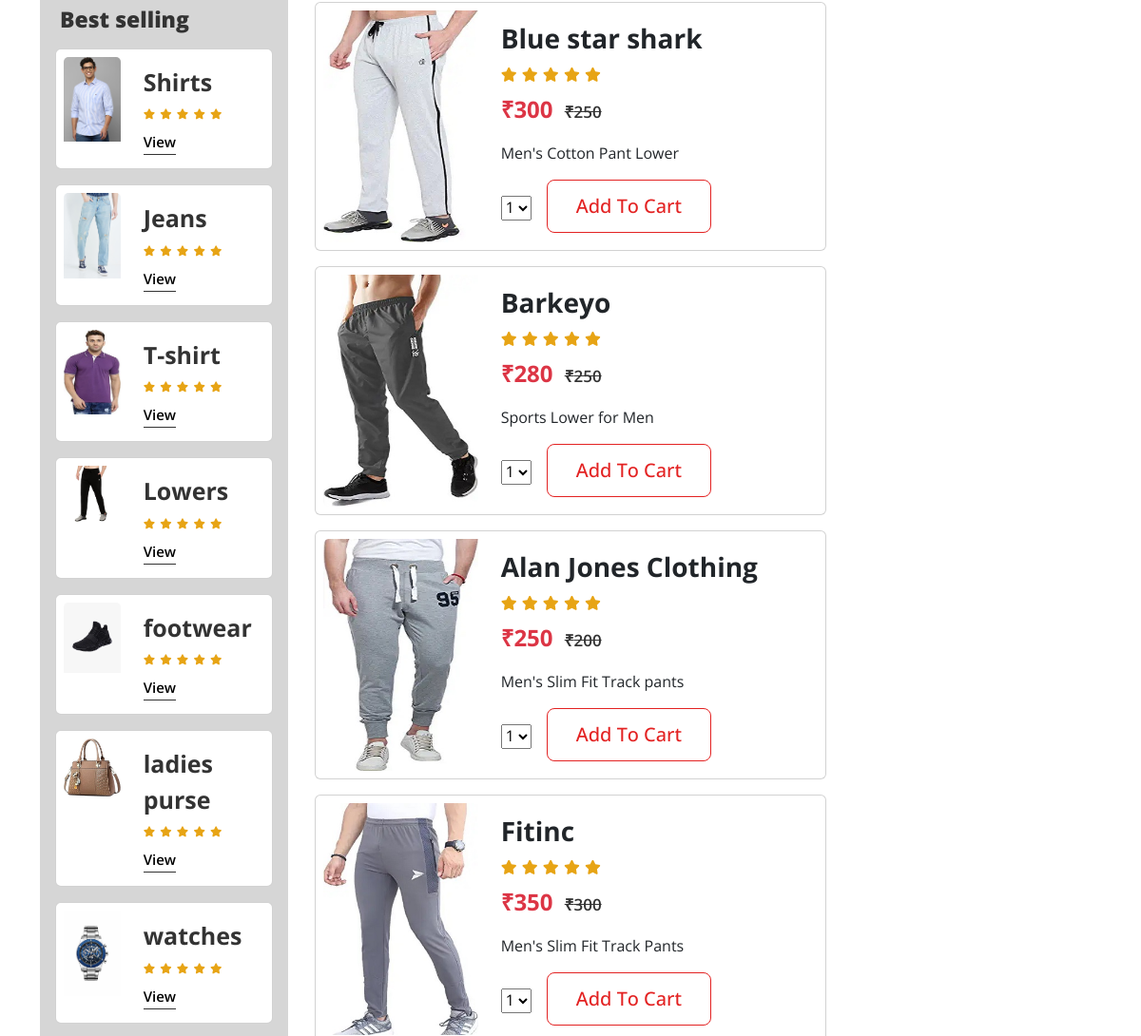
The page /shopping/ (middle part) on the database as committed earlier.
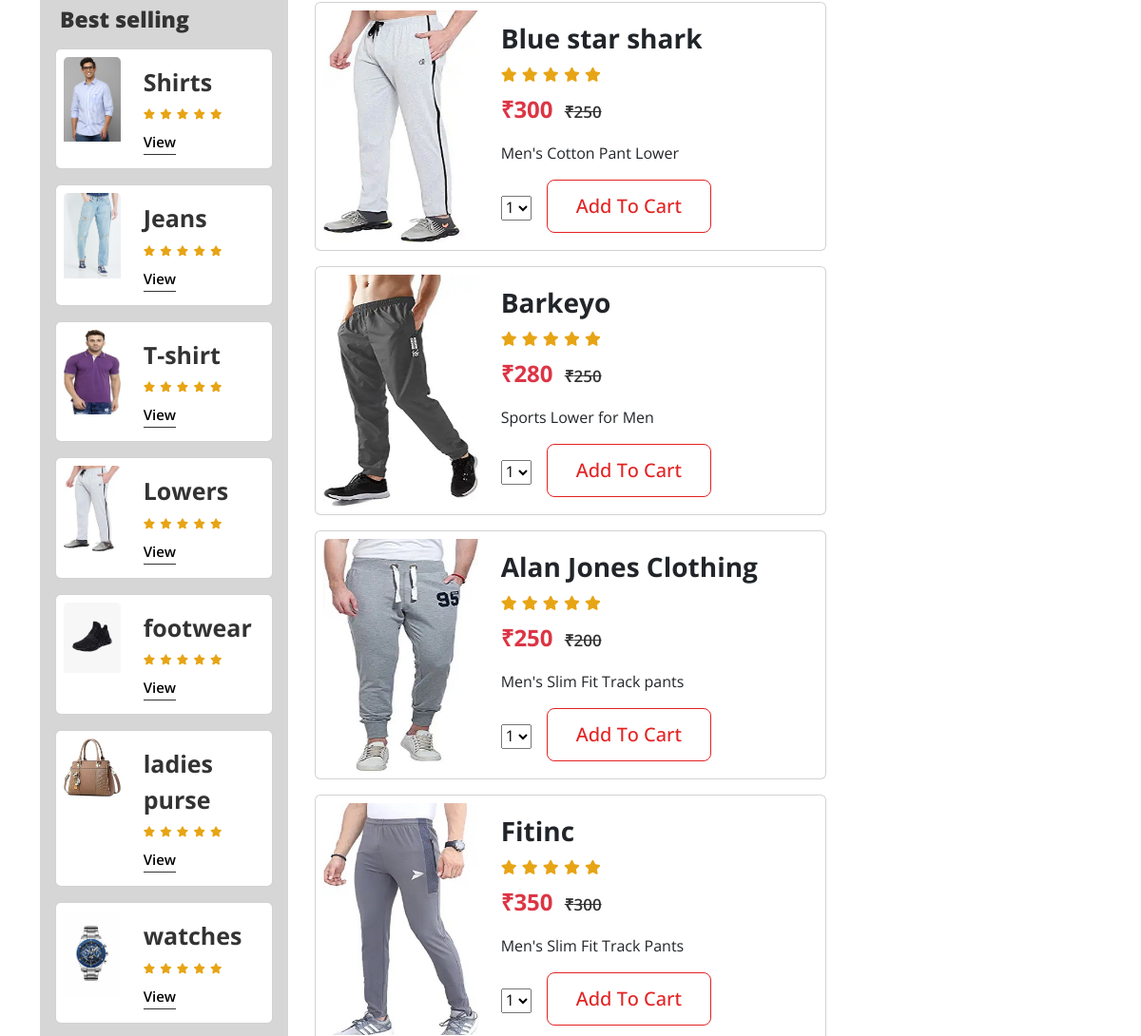
The same page on the database as committed later.
### catalog_settings/models.py (models this page shows, shortened)
class Category(models.Model):
    name = models.CharField(max_length=255)
    url = models.CharField(max_length=255)
    pic=models.ImageField(upload_to='catalog/')
    description = models.TextField()

class products(models.Model):
    name=models.CharField(max_length=200)
    catid=models.ForeignKey(Category,on_delete=models.CASCADE,related_name="categoryname")
    pic1=models.ImageField(upload_to='catalog/')
    pic2=models.ImageField(upload_to='catalog/')
    pic3=models.ImageField(upload_to='catalog/')
    pic4=models.ImageField(upload_to='catalog/')
    mrp=models.IntegerField()
    sellingprice=models.IntegerField()
    description=models.CharField(max_length=800)
    specification=models.CharField(max_length=600,default='')
    tag=models.CharField(max_length=200,choices=PRODUCT_TAG)
    available=models.CharField(max_length=200,choices=AVAILABILITY)
    class Meta:
        db_table='products'

### catalog_settings/views.py (the view)
# urls.py: path('shopping/',catalog.shopping,name="shop"),
def shopping(request):
    prd=products.objects.all()
    categories = Category.objects.all()
    paginator = Paginator(prd, 4)  # Show 25 contacts per page.
    page_number = request.GET.get("page")
    page_obj = paginator.get_page(page_number)
    cart_product_form= CartAddProductForm()
    data={'title':'Product List','prd':page_obj,'cart_product_form':cart_product_form,'categories':categories}
    return render(request,"shopping.html",data)

### cart/forms.py
class CartAddProductForm(forms.Form):
    quantity = forms.TypedChoiceField(choices=PRODUCT_QUANTITY_CHOICES, coerce=int)
    update = forms.BooleanField(required=False, initial=False, widget=forms.HiddenInput)

### catalog_settings/template/shopping.html (shortened to what this page needs)
{% extends "main.html" %}
{% block content %}
{% load static %}
<section class="product-block">
    <div class="container">
        <div class="row py-5">
            <div class="col-md-3">
                <div class="side-bar">
                    <h2 class="m-3">Best selling</h2>
                    {% for category in categories %}
                    <div class="card m-3" style="max-width: 540px;">
                        <div class="row g-0">
                            <div class="col-md-4 p-2 ">
                                <a href="{% url 'catalog' url=category.url %}"> <img src="/media/{{category.pic}}"
                                        class="card-img-top" alt="..."></a>
                            </div>
                            <div class="col-md-8">
                                <div class="card-body">
                                    <p class="card-text title"><a href="{% url 'catalog' url=category.url %}">{{category.name}}</a></p>
                                    <h5 class="product-rating">
                                        <i class="fa-solid fa-star"></i>
                                        <i class="fa-solid fa-star"></i>
                                        <i class="fa-solid fa-star"></i>
                                        <i class="fa-solid fa-star"></i>
                                        <i class="fa-solid fa-star"></i>
                                    </h5>
                                    <a href="{% url 'catalog' url=category.url %}">View</a>
                                </div>
                            </div>
                        </div>
                    </div>
                    {% endfor%}
                </div>
            </div>
            <div class="col-md-6 main-block p-0 m-0">
                <div class="main-card-block">
                    {% for shopping in prd %}
                    <div class="card m-3">
                        <div class="row g-0 ">
                            <div class="col-md-4 p-2 img-block">
                                <a  href="/product/{{ shopping.id }}"><img src="/media/{{ shopping.pic2 }}" class="img-fluid rounded-start"
                                    alt="{{shopping.name}}"></a>
                            </div>
                            <div class="col-md-8">
                                <div class="card-body">
                                    <p class="card-text title fs-3 fw-bold mb-1"><a class="text-dark" href="/product/{{ shopping.id }}">{{shopping.name}}</a></p>
                                    <h5 class="product-rating">
                                        <i class="fa-solid fa-star"></i>
                                        <i class="fa-solid fa-star"></i>
                                        <i class="fa-solid fa-star"></i>
                                        <i class="fa-solid fa-star"></i>
                                        <i class="fa-solid fa-star"></i>
                                    </h5>
                                    <p class="card-text price">
                                        <span class="fs-4 text-danger fw-bold me-2">₹{{shopping.mrp}}</span>
                                        <strike style="font-size:17px; font-weight: 600;color: #333">₹{{ shopping.sellingprice }}</strike>
                                    </p>
                                    <p class="product-bio">{{ shopping.description }}</p>
                                    <form action="/cart/add/{{shopping.id}}" method="post">
                                        {{ cart_product_form }}
                                        <button class="card-hover" >Add to cart</button><br>
                                    </form>
                                </div>
                            </div>
                        </div>
                    </div>
                    {% endfor%}
                </div>
            </div>
        </div>
    </div>
</section>
{% endblock %}

### template/main.html (shortened to what this page needs)
{% load static %}
<!DOCTYPE html>
<html lang="en">
<head>
  <link href="https://cdn.jsdelivr.net/npm/bootstrap@5.3.0-alpha3/dist/css/bootstrap.min.css" rel="stylesheet"
>
  <link rel="stylesheet" href="https://cdnjs.cloudflare.com/ajax/libs/font-awesome/6.0.0/css/all.min.css">
  <link rel="stylesheet" href="https://cdnjs.cloudflare.com/ajax/libs/slick-carousel/1.8.1/slick-theme.min.css"
 />
  <link rel="stylesheet" href="https://cdnjs.cloudflare.com/ajax/libs/slick-carousel/1.8.1/slick.min.css"
 />
  <link rel="stylesheet" href="{% static '/css/style.css' %}">
</head>
<body>
   {% block content %}{% endblock %}
</body>
</html>

### template/before_header.html (shortened to what this page needs)
{% load static %}

### template/footer.html (shortened to what this page needs)
{% load static %}

### static/css/style.css (style rules this page uses)
* { margin: 0;padding: 0; }
body { font-family: 'Open Sans', sans-serif; }
h1,h2,h3,h4,h5,h6 { font-family: 'Open Sans', sans-serif;font-weight: 400;margin-top: 0;color: #333; }
a { text-decoration: none !important; }
.card-hover { border-radius: 8px;text-transform: capitalize;font-weight: 500; border: 1px solid #e32222;background: transparent; color: #e32222;font-size: 20px;z-index: 0;padding: 12px 30px;text-decoration: none;display: inline-block;position: relative;transition: 0.5s ease 0s; }
.card-hover::after { border-radius: 8px; position: absolute;transition: 0.5s ease 0s;background: #e32222 !important;content: "";top: 0;left: 0;width: 0%;height: 100%;z-index: -1; }
.product-block .side-bar { background: #33333333;padding-bottom: 5px; }
.product-block .side-bar h2 { font-size: 23px;font-weight: 900;padding: 10px 0px 0px 10px;margin: 11px !important; }
.product-block .side-bar .card-body i { font-size: 11px !important;color: #e7a415; }
.product-block .side-bar .card-body .title { font-size: 25px;font-weight: 700;margin: 0 !important;color: #333; }
.product-block .side-bar .card-body .title a { font-size: 25px;font-weight: 700;margin: 0 !important;color: #333;border-bottom: none; }
.product-block .card .card-body i { font-size: 15px;color: #e7a415; }
.product-block .side-bar .card-body a { text-decoration: none;color: #000;font-size: 15px;font-weight: 600; border-bottom: 1px solid #333;padding-bottom: 3px; }
#id_quantity { margin-right: 12px; }

Rows that differ between the two databases and show on the page:
changed Category "Lowers": pic: a different picture
